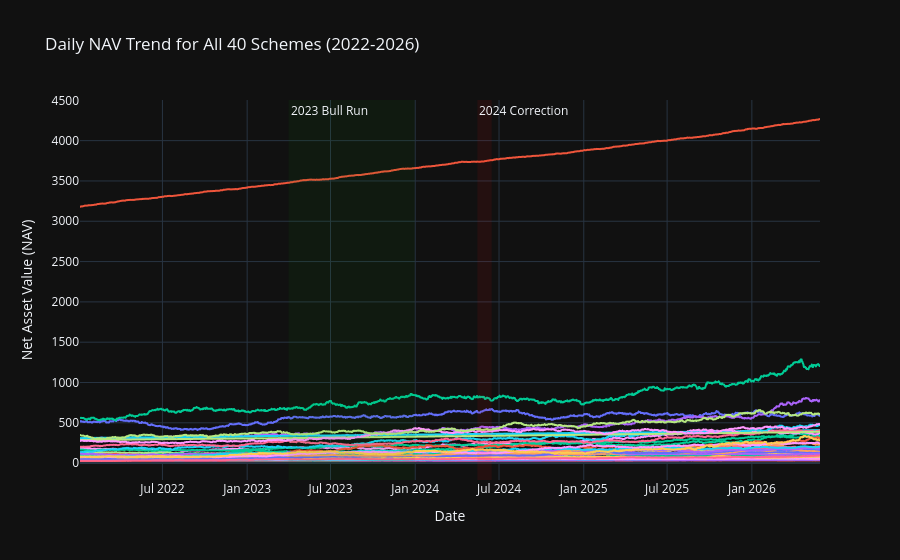

Notebook cell for this chart:
### Markdown cell above
## 🧭 Finding 3: NAV Performance and Major Market Regimes (2022–2026)
**Insight**: Daily NAV trend analysis for all 40 schemes highlights two major market regimes: a prolonged bull run throughout 2023, followed by short-term election-related market corrections in mid-2024, where equity funds experienced significant volatility but quickly recovered.

### Code cell
df_nav_merged = df_nav.merge(df_fund[['amfi_code', 'scheme_name']], on='amfi_code')

fig1 = px.line(df_nav_merged, x='date', y='nav', color='scheme_name',
              title='Daily NAV Trend for All 40 Schemes (2022-2026)',
              labels={'nav': 'Net Asset Value (NAV)', 'date': 'Date', 'scheme_name': 'Scheme'})

# Highlight 2023 Bull Run (April 2023 - December 2023)
fig1.add_vrect(x0='2023-04-01', x1='2023-12-31', fillcolor='green', opacity=0.08, line_width=0,
              annotation_text='2023 Bull Run', annotation_position='top left')

# Highlight 2024 Market Correction (May 15 - June 15, 2024)
fig1.add_vrect(x0='2024-05-15', x1='2024-06-15', fillcolor='red', opacity=0.08, line_width=0,
              annotation_text='2024 Correction', annotation_position='top left')

fig1.update_layout(showlegend=False, template='plotly_dark')
fig1.write_image('reports/figures/01_nav_trends.png', width=1200, height=600)
fig1.show()

### Figure 1 — Plotly figure (JSON) as saved in the notebook; plotly's stock layout.template omitted (floating-point values rounded to 4 significant figures; data arrays with more than 128 entries replaced by an {"elided": "..."} marker saying what was removed)
{"data": [{"hovertemplate": "Scheme=HDFC Top 100 Fund - Regular Plan - Growth<br>Date=%{x}<br>Net Asset Value (NAV)=%{y}<extra></extra>", "legendgroup": "HDFC Top 100 Fund - Regular Plan - Growth", "line": {"color": "#636efa", "dash": "solid"}, "marker": {"symbol": "circle"}, "mode": "lines", "name": "HDFC Top 100 Fund - Regular Plan - Growth", "showlegend": true, "type": "scattergl", "x": {"elided": "1608 str values"}, "xaxis": "x", "y": {"elided": "1608 float values"}, "yaxis": "y"}, {"hovertemplate": "Scheme=HDFC Short Term Debt Fund - Regular - Growth<br>Date=%{x}<br>Net Asset Value (NAV)=%{y}<extra></extra>", "legendgroup": "HDFC Short Term Debt Fund - Regular - Growth", "line": {"color": "#EF553B", "dash": "solid"}, "marker": {"symbol": "circle"}, "mode": "lines", "name": "HDFC Short Term Debt Fund - Regular - Growth", "showlegend": true, "type": "scattergl", "x": {"elided": "1608 str values"}, "xaxis": "x", "y": {"elided": "1608 float values"}, "yaxis": "y"}, {"hovertemplate": "Scheme=HDFC Mid-Cap Opportunities Fund - Regular - Growth<br>Date=%{x}<br>Net Asset Value (NAV)=%{y}<extra></extra>", "legendgroup": "HDFC Mid-Cap Opportunities Fund - Regular - Growth", "line": {"color": "#00cc96", "dash": "solid"}, "marker": {"symbol": "circle"}, "mode": "lines", "name": "HDFC Mid-Cap Opportunities Fund - Regular - Growth", "showlegend": true, "type": "scattergl", "x": {"elided": "1608 str values"}, "xaxis": "x", "y": {"elided": "1608 float values"}, "yaxis": "y"}, {"hovertemplate": "Scheme=ABSL Frontline Equity Fund - Regular - Growth<br>Date=%{x}<br>Net Asset Value (NAV)=%{y}<extra></extra>", "legendgroup": "ABSL Frontline Equity Fund - Regular - Growth", "line": {"color": "#ab63fa", "dash": "solid"}, "marker": {"symbol": "circle"}, "mode": "lines", "name": "ABSL Frontline Equity Fund - Regular - Growth", "showlegend": true, "type": "scattergl", "x": {"elided": "1608 str values"}, "xaxis": "x", "y": {"elided": "1608 float values"}, "yaxis": "y"}, {"hovertemplate": "Scheme=ABSL Small Cap Fund - Regular - Growth<br>Date=%{x}<br>Net Asset Value (NAV)=%{y}<extra></extra>", "legendgroup": "ABSL Small Cap Fund - Regular - Growth", "line": {"color": "#FFA15A", "dash": "solid"}, "marker": {"symbol": "circle"}, "mode": "lines", "name": "ABSL Small Cap Fund - Regular - Growth", "showlegend": true, "type": "scattergl", "x": {"elided": "1608 str values"}, "xaxis": "x", "y": {"elided": "1608 float values"}, "yaxis": "y"}, {"hovertemplate": "Scheme=ABSL Liquid Fund - Regular - Growth<br>Date=%{x}<br>Net Asset Value (NAV)=%{y}<extra></extra>", "legendgroup": "ABSL Liquid Fund - Regular - Growth", "line": {"color": "#19d3f3", "dash": "solid"}, "marker": {"symbol": "circle"}, "mode": "lines", "name": "ABSL Liquid Fund - Regular - Growth", "showlegend": true, "type": "scattergl", "x": {"elided": "1608 str values"}, "xaxis": "x", "y": {"elided": "1608 float values"}, "yaxis": "y"}, {"hovertemplate": "Scheme=UTI Nifty 50 Index Fund - Regular - Growth<br>Date=%{x}<br>Net Asset Value (NAV)=%{y}<extra></extra>", "legendgroup": "UTI Nifty 50 Index Fund - Regular - Growth", "line": {"color": "#FF6692", "dash": "solid"}, "marker": {"symbol": "circle"}, "mode": "lines", "name": "UTI Nifty 50 Index Fund - Regular - Growth", "showlegend": true, "type": "scattergl", "x": {"elided": "1608 str values"}, "xaxis": "x", "y": {"elided": "1608 float values"}, "yaxis": "y"}, {"hovertemplate": "Scheme=UTI Mid Cap Fund - Regular - Growth<br>Date=%{x}<br>Net Asset Value (NAV)=%{y}<extra></extra>", "legendgroup": "UTI Mid Cap Fund - Regular - Growth", "line": {"color": "#B6E880", "dash": "solid"}, "marker": {"symbol": "circle"}, "mode": "lines", "name": "UTI Mid Cap Fund - Regular - Growth", "showlegend": true, "type": "scattergl", "x": {"elided": "1608 str values"}, "xaxis": "x", "y": {"elided": "1608 float values"}, "yaxis": "y"}, {"hovertemplate": "Scheme=UTI Flexi Cap Fund - Regular - Growth<br>Date=%{x}<br>Net Asset Value (NAV)=%{y}<extra></extra>", "legendgroup": "UTI Flexi Cap Fund - Regular - Growth", "line": {"color": "#FF97FF", "dash": "solid"}, "marker": {"symbol": "circle"}, "mode": "lines", "name": "UTI Flexi Cap Fund - Regular - Growth", "showlegend": true, "type": "scattergl", "x": {"elided": "1608 str values"}, "xaxis": "x", "y": {"elided": "1608 float values"}, "yaxis": "y"}, {"hovertemplate": "Scheme=Nippon India Large Cap Fund - Regular - Growth<br>Date=%{x}<br>Net Asset Value (NAV)=%{y}<extra></extra>", "legendgroup": "Nippon India Large Cap Fund - Regular - Growth", "line": {"color": "#FECB52", "dash": "solid"}, "marker": {"symbol": "circle"}, "mode": "lines", "name": "Nippon India Large Cap Fund - Regular - Growth", "showlegend": true, "type": "scattergl", "x": {"elided": "1608 str values"}, "xaxis": "x", "y": {"elided": "1608 float values"}, "yaxis": "y"}, {"hovertemplate": "Scheme=Nippon India Large Cap Fund - Direct - Growth<br>Date=%{x}<br>Net Asset Value (NAV)=%{y}<extra></extra>", "legendgroup": "Nippon India Large Cap Fund - Direct - Growth", "line": {"color": "#636efa", "dash": "solid"}, "marker": {"symbol": "circle"}, "mode": "lines", "name": "Nippon India Large Cap Fund - Direct - Growth", "showlegend": true, "type": "scattergl", "x": {"elided": "1608 str values"}, "xaxis": "x", "y": {"elided": "1608 float values"}, "yaxis": "y"}, {"hovertemplate": "Scheme=Nippon India Small Cap Fund - Regular - Growth<br>Date=%{x}<br>Net Asset Value (NAV)=%{y}<extra></extra>", "legendgroup": "Nippon India Small Cap Fund - Regular - Growth", "line": {"color": "#EF553B", "dash": "solid"}, "marker": {"symbol": "circle"}, "mode": "lines", "name": "Nippon India Small Cap Fund - Regular - Growth", "showlegend": true, "type": "scattergl", "x": {"elided": "1608 str values"}, "xaxis": "x", "y": {"elided": "1608 float values"}, "yaxis": "y"}, {"hovertemplate": "Scheme=Nippon India ETF Nifty 50 BeES<br>Date=%{x}<br>Net Asset Value (NAV)=%{y}<extra></extra>", "legendgroup": "Nippon India ETF Nifty 50 BeES", "line": {"color": "#00cc96", "dash": "solid"}, "marker": {"symbol": "circle"}, "mode": "lines", "name": "Nippon India ETF Nifty 50 BeES", "showlegend": true, "type": "scattergl", "x": {"elided": "1608 str values"}, "xaxis": "x", "y": {"elided": "1608 float values"}, "yaxis": "y"}, {"hovertemplate": "Scheme=Nippon India Gilt Securities Fund - Regular - Growth<br>Date=%{x}<br>Net Asset Value (NAV)=%{y}<extra></extra>", "legendgroup": "Nippon India Gilt Securities Fund - Regular - Growth", "line": {"color": "#ab63fa", "dash": "solid"}, "marker": {"symbol": "circle"}, "mode": "lines", "name": "Nippon India Gilt Securities Fund - Regular - Growth", "showlegend": true, "type": "scattergl", "x": {"elided": "1608 str values"}, "xaxis": "x", "y": {"elided": "1608 float values"}, "yaxis": "y"}, {"hovertemplate": "Scheme=Axis Bluechip Fund - Regular - Growth<br>Date=%{x}<br>Net Asset Value (NAV)=%{y}<extra></extra>", "legendgroup": "Axis Bluechip Fund - Regular - Growth", "line": {"color": "#FFA15A", "dash": "solid"}, "marker": {"symbol": "circle"}, "mode": "lines", "name": "Axis Bluechip Fund - Regular - Growth", "showlegend": true, "type": "scattergl", "x": {"elided": "1608 str values"}, "xaxis": "x", "y": {"elided": "1608 float values"}, "yaxis": "y"}, {"hovertemplate": "Scheme=Axis Bluechip Fund - Direct - Growth<br>Date=%{x}<br>Net Asset Value (NAV)=%{y}<extra></extra>", "legendgroup": "Axis Bluechip Fund - Direct - Growth", "line": {"color": "#19d3f3", "dash": "solid"}, "marker": {"symbol": "circle"}, "mode": "lines", "name": "Axis Bluechip Fund - Direct - Growth", "showlegend": true, "type": "scattergl", "x": {"elided": "1608 str values"}, "xaxis": "x", "y": {"elided": "1608 float values"}, "yaxis": "y"}, {"hovertemplate": "Scheme=Axis Midcap Fund - Regular - Growth<br>Date=%{x}<br>Net Asset Value (NAV)=%{y}<extra></extra>", "legendgroup": "Axis Midcap Fund - Regular - Growth", "line": {"color": "#FF6692", "dash": "solid"}, "marker": {"symbol": "circle"}, "mode": "lines", "name": "Axis Midcap Fund - Regular - Growth", "showlegend": true, "type": "scattergl", "x": {"elided": "1608 str values"}, "xaxis": "x", "y": {"elided": "1608 float values"}, "yaxis": "y"}, {"hovertemplate": "Scheme=Axis Small Cap Fund - Regular - Growth<br>Date=%{x}<br>Net Asset Value (NAV)=%{y}<extra></extra>", "legendgroup": "Axis Small Cap Fund - Regular - Growth", "line": {"color": "#B6E880", "dash": "solid"}, "marker": {"symbol": "circle"}, "mode": "lines", "name": "Axis Small Cap Fund - Regular - Growth", "showlegend": true, "type": "scattergl", "x": {"elided": "1608 str values"}, "xaxis": "x", "y": {"elided": "1608 float values"}, "yaxis": "y"}, {"hovertemplate": "Scheme=SBI Magnum Gilt Fund - Regular Plan - Growth<br>Date=%{x}<br>Net Asset Value (NAV)=%{y}<extra></extra>", "legendgroup": "SBI Magnum Gilt Fund - Regular Plan - Growth", "line": {"color": "#FF97FF", "dash": "solid"}, "marker": {"symbol": "circle"}, "mode": "lines", "name": "SBI Magnum Gilt Fund - Regular Plan - Growth", "showlegend": true, "type": "scattergl", "x": {"elided": "1608 str values"}, "xaxis": "x", "y": {"elided": "1608 float values"}, "yaxis": "y"}, {"hovertemplate": "Scheme=SBI Bluechip Fund - Regular Plan - Growth<br>Date=%{x}<br>Net Asset Value (NAV)=%{y}<extra></extra>", "legendgroup": "SBI Bluechip Fund - Regular Plan - Growth", "line": {"color": "#FECB52", "dash": "solid"}, "marker": {"symbol": "circle"}, "mode": "lines", "name": "SBI Bluechip Fund - Regular Plan - Growth", "showlegend": true, "type": "scattergl", "x": {"elided": "1608 str values"}, "xaxis": "x", "y": {"elided": "1608 float values"}, "yaxis": "y"}, {"hovertemplate": "Scheme=SBI Bluechip Fund - Direct Plan - Growth<br>Date=%{x}<br>Net Asset Value (NAV)=%{y}<extra></extra>", "legendgroup": "SBI Bluechip Fund - Direct Plan - Growth", "line": {"color": "#636efa", "dash": "solid"}, "marker": {"symbol": "circle"}, "mode": "lines", "name": "SBI Bluechip Fund - Direct Plan - Growth", "showlegend": true, "type": "scattergl", "x": {"elided": "1608 str values"}, "xaxis": "x", "y": {"elided": "1608 float values"}, "yaxis": "y"}, {"hovertemplate": "Scheme=SBI Small Cap Fund - Regular Plan - Growth<br>Date=%{x}<br>Net Asset Value (NAV)=%{y}<extra></extra>", "legendgroup": "SBI Small Cap Fund - Regular Plan - Growth", "line": {"color": "#EF553B", "dash": "solid"}, "marker": {"symbol": "circle"}, "mode": "lines", "name": "SBI Small Cap Fund - Regular Plan - Growth", "showlegend": true, "type": "scattergl", "x": {"elided": "1608 str values"}, "xaxis": "x", "y": {"elided": "1608 float values"}, "yaxis": "y"}, {"hovertemplate": "Scheme=SBI Small Cap Fund - Direct Plan - Growth<br>Date=%{x}<br>Net Asset Value (NAV)=%{y}<extra></extra>", "legendgroup": "SBI Small Cap Fund - Direct Plan - Growth", "line": {"color": "#00cc96", "dash": "solid"}, "marker": {"symbol": "circle"}, "mode": "lines", "name": "SBI Small Cap Fund - Direct Plan - Growth", "showlegend": true, "type": "scattergl", "x": {"elided": "1608 str values"}, "xaxis": "x", "y": {"elided": "1608 float values"}, "yaxis": "y"}, {"hovertemplate": "Scheme=ICICI Pru Bluechip Fund - Regular - Growth<br>Date=%{x}<br>Net Asset Value (NAV)=%{y}<extra></extra>", "legendgroup": "ICICI Pru Bluechip Fund - Regular - Growth", "line": {"color": "#ab63fa", "dash": "solid"}, "marker": {"symbol": "circle"}, "mode": "lines", "name": "ICICI Pru Bluechip Fund - Regular - Growth", "showlegend": true, "type": "scattergl", "x": {"elided": "1608 str values"}, "xaxis": "x", "y": {"elided": "1608 float values"}, "yaxis": "y"}, {"hovertemplate": "Scheme=ICICI Pru Bluechip Fund - Direct - Growth<br>Date=%{x}<br>Net Asset Value (NAV)=%{y}<extra></extra>", "legendgroup": "ICICI Pru Bluechip Fund - Direct - Growth", "line": {"color": "#FFA15A", "dash": "solid"}, "marker": {"symbol": "circle"}, "mode": "lines", "name": "ICICI Pru Bluechip Fund - Direct - Growth", "showlegend": true, "type": "scattergl", "x": {"elided": "1608 str values"}, "xaxis": "x", "y": {"elided": "1608 float values"}, "yaxis": "y"}, {"hovertemplate": "Scheme=ICICI Pru Midcap Fund - Regular - Growth<br>Date=%{x}<br>Net Asset Value (NAV)=%{y}<extra></extra>", "legendgroup": "ICICI Pru Midcap Fund - Regular - Growth", "line": {"color": "#19d3f3", "dash": "solid"}, "marker": {"symbol": "circle"}, "mode": "lines", "name": "ICICI Pru Midcap Fund - Regular - Growth", "showlegend": true, "type": "scattergl", "x": {"elided": "1608 str values"}, "xaxis": "x", "y": {"elided": "1608 float values"}, "yaxis": "y"}, {"hovertemplate": "Scheme=ICICI Pru Value Discovery Fund - Regular - Growth<br>Date=%{x}<br>Net Asset Value (NAV)=%{y}<extra></extra>", "legendgroup": "ICICI Pru Value Discovery Fund - Regular - Growth", "line": {"color": "#FF6692", "dash": "solid"}, "marker": {"symbol": "circle"}, "mode": "lines", "name": "ICICI Pru Value Discovery Fund - Regular - Growth", "showlegend": true, "type": "scattergl", "x": {"elided": "1608 str values"}, "xaxis": "x", "y": {"elided": "1608 float values"}, "yaxis": "y"}, {"hovertemplate": "Scheme=ICICI Pru Liquid Fund - Regular - Growth<br>Date=%{x}<br>Net Asset Value (NAV)=%{y}<extra></extra>", "legendgroup": "ICICI Pru Liquid Fund - Regular - Growth", "line": {"color": "#B6E880", "dash": "solid"}, "marker": {"symbol": "circle"}, "mode": "lines", "name": "ICICI Pru Liquid Fund - Regular - Growth", "showlegend": true, "type": "scattergl", "x": {"elided": "1608 str values"}, "xaxis": "x", "y": {"elided": "1608 float values"}, "yaxis": "y"}, {"hovertemplate": "Scheme=Kotak Bluechip Fund - Regular - Growth<br>Date=%{x}<br>Net Asset Value (NAV)=%{y}<extra></extra>", "legendgroup": "Kotak Bluechip Fund - Regular - Growth", "line": {"color": "#FF97FF", "dash": "solid"}, "marker": {"symbol": "circle"}, "mode": "lines", "name": "Kotak Bluechip Fund - Regular - Growth", "showlegend": true, "type": "scattergl", "x": {"elided": "1608 str values"}, "xaxis": "x", "y": {"elided": "1608 float values"}, "yaxis": "y"}, {"hovertemplate": "Scheme=Kotak Emerging Equity Fund - Regular - Growth<br>Date=%{x}<br>Net Asset Value (NAV)=%{y}<extra></extra>", "legendgroup": "Kotak Emerging Equity Fund - Regular - Growth", "line": {"color": "#FECB52", "dash": "solid"}, "marker": {"symbol": "circle"}, "mode": "lines", "name": "Kotak Emerging Equity Fund - Regular - Growth", "showlegend": true, "type": "scattergl", "x": {"elided": "1608 str values"}, "xaxis": "x", "y": {"elided": "1608 float values"}, "yaxis": "y"}, {"hovertemplate": "Scheme=Kotak Flexicap Fund - Regular - Growth<br>Date=%{x}<br>Net Asset Value (NAV)=%{y}<extra></extra>", "legendgroup": "Kotak Flexicap Fund - Regular - Growth", "line": {"color": "#636efa", "dash": "solid"}, "marker": {"symbol": "circle"}, "mode": "lines", "name": "Kotak Flexicap Fund - Regular - Growth", "showlegend": true, "type": "scattergl", "x": {"elided": "1608 str values"}, "xaxis": "x", "y": {"elided": "1608 float values"}, "yaxis": "y"}, {"hovertemplate": "Scheme=Kotak Liquid Fund - Regular - Growth<br>Date=%{x}<br>Net Asset Value (NAV)=%{y}<extra></extra>", "legendgroup": "Kotak Liquid Fund - Regular - Growth", "line": {"color": "#EF553B", "dash": "solid"}, "marker": {"symbol": "circle"}, "mode": "lines", "name": "Kotak Liquid Fund - Regular - Growth", "showlegend": true, "type": "scattergl", "x": {"elided": "1608 str values"}, "xaxis": "x", "y": {"elided": "1608 float values"}, "yaxis": "y"}, {"hovertemplate": "Scheme=HDFC Top 100 Fund - Direct Plan - Growth<br>Date=%{x}<br>Net Asset Value (NAV)=%{y}<extra></extra>", "legendgroup": "HDFC Top 100 Fund - Direct Plan - Growth", "line": {"color": "#00cc96", "dash": "solid"}, "marker": {"symbol": "circle"}, "mode": "lines", "name": "HDFC Top 100 Fund - Direct Plan - Growth", "showlegend": true, "type": "scattergl", "x": {"elided": "1608 str values"}, "xaxis": "x", "y": {"elided": "1608 float values"}, "yaxis": "y"}, {"hovertemplate": "Scheme=HDFC Mid-Cap Opportunities Fund - Direct - Growth<br>Date=%{x}<br>Net Asset Value (NAV)=%{y}<extra></extra>", "legendgroup": "HDFC Mid-Cap Opportunities Fund - Direct - Growth", "line": {"color": "#ab63fa", "dash": "solid"}, "marker": {"symbol": "circle"}, "mode": "lines", "name": "HDFC Mid-Cap Opportunities Fund - Direct - Growth", "showlegend": true, "type": "scattergl", "x": {"elided": "1608 str values"}, "xaxis": "x", "y": {"elided": "1608 float values"}, "yaxis": "y"}, {"hovertemplate": "Scheme=Mirae Asset Large Cap Fund - Regular - Growth<br>Date=%{x}<br>Net Asset Value (NAV)=%{y}<extra></extra>", "legendgroup": "Mirae Asset Large Cap Fund - Regular - Growth", "line": {"color": "#FFA15A", "dash": "solid"}, "marker": {"symbol": "circle"}, "mode": "lines", "name": "Mirae Asset Large Cap Fund - Regular - Growth", "showlegend": true, "type": "scattergl", "x": {"elided": "1608 str values"}, "xaxis": "x", "y": {"elided": "1608 float values"}, "yaxis": "y"}, {"hovertemplate": "Scheme=Mirae Asset Emerging Bluechip Fund - Regular - Growth<br>Date=%{x}<br>Net Asset Value (NAV)=%{y}<extra></extra>", "legendgroup": "Mirae Asset Emerging Bluechip Fund - Regular - Growth", "line": {"color": "#19d3f3", "dash": "solid"}, "marker": {"symbol": "circle"}, "mode": "lines", "name": "Mirae Asset Emerging Bluechip Fund - Regular - Growth", "showlegend": true, "type": "scattergl", "x": {"elided": "1608 str values"}, "xaxis": "x", "y": {"elided": "1608 float values"}, "yaxis": "y"}, {"hovertemplate": "Scheme=Mirae Asset Tax Saver Fund - Regular - Growth<br>Date=%{x}<br>Net Asset Value (NAV)=%{y}<extra></extra>", "legendgroup": "Mirae Asset Tax Saver Fund - Regular - Growth", "line": {"color": "#FF6692", "dash": "solid"}, "marker": {"symbol": "circle"}, "mode": "lines", "name": "Mirae Asset Tax Saver Fund - Regular - Growth", "showlegend": true, "type": "scattergl", "x": {"elided": "1608 str values"}, "xaxis": "x", "y": {"elided": "1608 float values"}, "yaxis": "y"}, {"hovertemplate": "Scheme=DSP Top 100 Equity Fund - Regular - Growth<br>Date=%{x}<br>Net Asset Value (NAV)=%{y}<extra></extra>", "legendgroup": "DSP Top 100 Equity Fund - Regular - Growth", "line": {"color": "#B6E880", "dash": "solid"}, "marker": {"symbol": "circle"}, "mode": "lines", "name": "DSP Top 100 Equity Fund - Regular - Growth", "showlegend": true, "type": "scattergl", "x": {"elided": "1608 str values"}, "xaxis": "x", "y": {"elided": "1608 float values"}, "yaxis": "y"}, {"hovertemplate": "Scheme=DSP Midcap Fund - Regular - Growth<br>Date=%{x}<br>Net Asset Value (NAV)=%{y}<extra></extra>", "legendgroup": "DSP Midcap Fund - Regular - Growth", "line": {"color": "#FF97FF", "dash": "solid"}, "marker": {"symbol": "circle"}, "mode": "lines", "name": "DSP Midcap Fund - Regular - Growth", "showlegend": true, "type": "scattergl", "x": {"elided": "1608 str values"}, "xaxis": "x", "y": {"elided": "1608 float values"}, "yaxis": "y"}, {"hovertemplate": "Scheme=DSP Small Cap Fund - Regular - Growth<br>Date=%{x}<br>Net Asset Value (NAV)=%{y}<extra></extra>", "legendgroup": "DSP Small Cap Fund - Regular - Growth", "line": {"color": "#FECB52", "dash": "solid"}, "marker": {"symbol": "circle"}, "mode": "lines", "name": "DSP Small Cap Fund - Regular - Growth", "showlegend": true, "type": "scattergl", "x": {"elided": "1608 str values"}, "xaxis": "x", "y": {"elided": "1608 float values"}, "yaxis": "y"}], "layout": {"annotations": [{"showarrow": false, "text": "2023 Bull Run", "x": "2023-04-01", "xanchor": "left", "xref": "x", "y": 1, "yanchor": "top", "yref": "y domain"}, {"showarrow": false, "text": "2024 Correction", "x": "2024-05-15", "xanchor": "left", "xref": "x", "y": 1, "yanchor": "top", "yref": "y domain"}], "legend": {"title": {"text": "Scheme"}, "tracegroupgap": 0}, "shapes": [{"fillcolor": "green", "line": {"width": 0}, "opacity": 0.08, "type": "rect", "x0": "2023-04-01", "x1": "2023-12-31", "xref": "x", "y0": 0, "y1": 1, "yref": "y domain"}, {"fillcolor": "red", "line": {"width": 0}, "opacity": 0.08, "type": "rect", "x0": "2024-05-15", "x1": "2024-06-15", "xref": "x", "y0": 0, "y1": 1, "yref": "y domain"}], "showlegend": false, "title": {"text": "Daily NAV Trend for All 40 Schemes (2022-2026)"}, "xaxis": {"anchor": "y", "domain": [0.0, 1.0], "title": {"text": "Date"}}, "yaxis": {"anchor": "x", "domain": [0.0, 1.0], "title": {"text": "Net Asset Value (NAV)"}}}}
